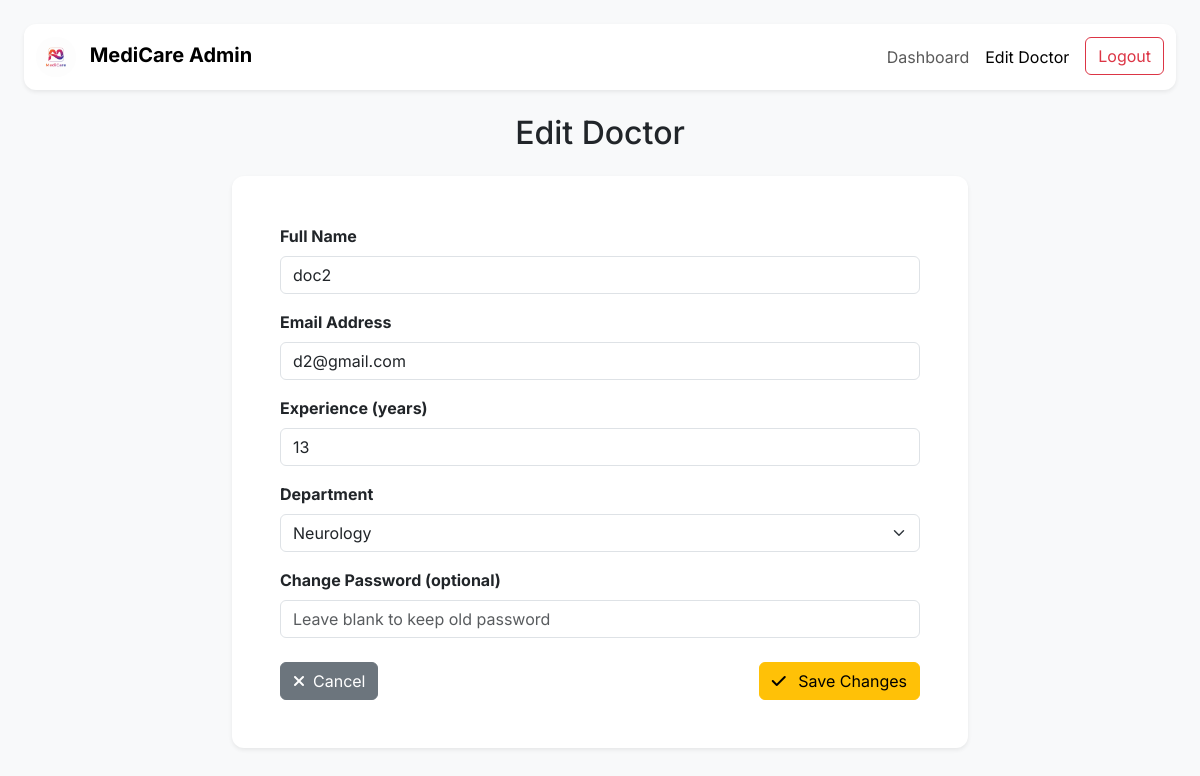
The app's page /edit_doctor/2 with its own data.
### application/models.py (models this page shows)
class Doctor(db.Model):
    __tablename__ = 'doctor'
    id = db.Column(db.Integer(),primary_key = True)
    doctor_name = db.Column(db.String(), nullable=False)
    password = db.Column(db.String(), nullable=False)
    email = db.Column(db.String(), nullable=False)
    department_id = db.Column(db.Integer(), db.ForeignKey('department.id'), nullable=False)
    user_id = db.Column(db.Integer(), db.ForeignKey('user.id', ondelete="CASCADE"), nullable=False)
    type = db.Column(db.String(), nullable=False)
    experience = db.Column(db.Integer(), nullable=False)
    appointment = db.relationship('Appointment', backref='doctor')
    availability = db.relationship('Availability', backref='doctor', cascade="all, delete-orphan")

class Department(db.Model):
    __tablename__ = 'department'
    id = db.Column(db.Integer(),primary_key = True)
    name = db.Column(db.String())
    description = db.Column(db.String())
    doctor = db.relationship('Doctor', backref='department')

### application/controllers.py (the view, shortened to what this page needs)
@app.route("/edit_doctor/<int:id>", methods=['GET','POST'])
def edit_doctor(id):
    doctor = Doctor.query.get_or_404(id)
    departments = Department.query.all()
    return render_template("edit_doctor.html",
        doctor=doctor, departments=departments)

### templates/edit_doctor.html (shortened to what this page needs)
<!DOCTYPE html>
<html lang="en">
<head>
    <link href="https://cdn.jsdelivr.net/npm/bootstrap@5.3.2/dist/css/bootstrap.min.css" rel="stylesheet">
</head>
<body class="p-4">
    <nav class="navbar navbar-expand-lg navbar-light bg-white shadow-sm sticky-top mb-4" style="border-radius: 0.75rem;">
        <div class="container-fluid">
            <a class="navbar-brand" href="/admin">
                <img src="{{ url_for('static', filename='logo2.png') }}" style="height: 40px; border-radius: 50%;">
                <span class="fw-bold ms-2">MediCare Admin</span>
            </a>
            <div class="collapse navbar-collapse" id="adminNav">
                <ul class="navbar-nav ms-auto">
                    <li class="nav-item"><a class="nav-link" href="/admin">Dashboard</a></li>
                    <li class="nav-item"><a class="nav-link active" href="#">Edit Doctor</a></li>
                    <li class="nav-item"><a href="/logout" class="btn btn-outline-danger ms-lg-2">Logout</a></li>
                </ul>
            </div>
        </div>
    </nav>
    <main class="container">
        <h2 class="mb-4 text-center">Edit Doctor</h2>
        <div class="row justify-content-center">
            <div class="col-lg-8 col-md-10">
                <div class="card shadow-sm p-4 p-md-5">
                    <form method="POST">
                        <div class="mb-3">
                            <label class="form-label fw-bold">Full Name</label>
                            <input type="text" name="doctor_name"
                                class="form-control"
                                value="{{ doctor.doctor_name }}" required>
                        </div>
                        <div class="mb-3">
                            <label class="form-label fw-bold">Email Address</label>
                            <input type="email" name="email" class="form-control"
                                value="{{ doctor.email }}" required>
                        </div>
                        <div class="mb-3">
                            <label class="form-label fw-bold">Experience (years)</label>
                            <input type="number" name="experience" class="form-control"
                                value="{{ doctor.experience }}" required>
                        </div>
                        <div class="mb-3">
                            <label class="form-label fw-bold">Department</label>
                            <select name="department_id" class="form-select" required>
                                {% for dept in departments %}
                                <option value="{{ dept.id }}"
                                    {% if dept.id == doctor.department_id %}selected{% endif %}>
                                    {{ dept.name }}
                                </option>
                                {% endfor %}
                            </select>
                        </div>
                        <div class="mb-3">
                            <label class="form-label fw-bold">Change Password (optional)</label>
                            <input type="password" name="password"
                                class="form-control"
                                placeholder="Leave blank to keep old password">
                        </div>
                        <div class="d-flex justify-content-between mt-4">
                            <a href="/admin" class="btn btn-secondary"><i class="fa-solid fa-xmark me-2"></i>Cancel</a>
                            <button type="submit" class="btn btn-warning"><i class="fa-solid fa-check me-2"></i> Save Changes</button>
                        </div>
                    </form>
                </div>
            </div>
        </div>
    </main>
</body>
</html>

### templates/edit_doctor.html (style rules this page uses)
body { font-family: 'Inter', sans-serif; background-color: #f8f9fa; }
.card { border: none; border-radius: 0.75rem; }

### records on screen
Doctor: doctor_name "doc2", email "d2@gmail.com", experience "13", department_id "Neurology"
